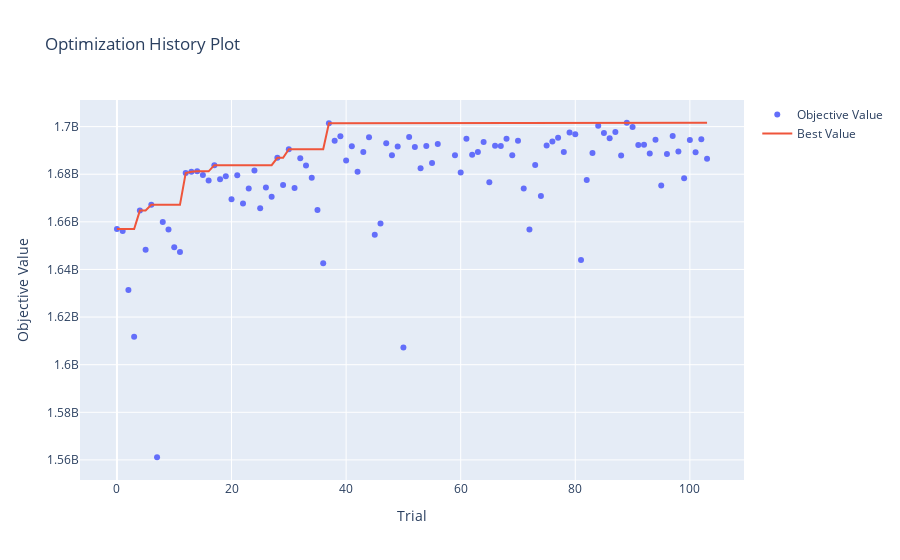

The notebook cell saved with this chart:
### Markdown cell above
Analizamos los resultados as usual

### Code cell
optuna.visualization.plot_optimization_history(study)
